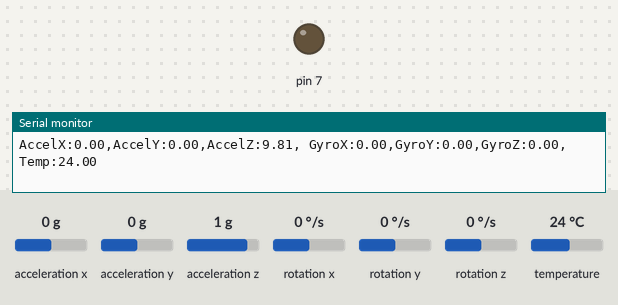
Simulated run of this sketch. Board: Arduino Leonardo, built with avr-gcc and run on an emulated ATmega32U4. Shown: output pins drawn as LEDs (lit = HIGH), the last lines printed to the serial monitor. The inputs (shaded band) are chosen by the test bench; at power-on: temperature 24 °C, acceleration x 0 g, acceleration y 0 g, acceleration z 1 g, rotation x 0 °/s, rotation y 0 °/s, rotation z 0 °/s. The local clock reads 2024-03-15 10:24:30 at power-on unless the sketch sets it.

Above: at 2.3 s.
2.4 s: temperature set to 27.2 °C
3.9 s: temperature set to 28.6 °C
At 5.2 s:
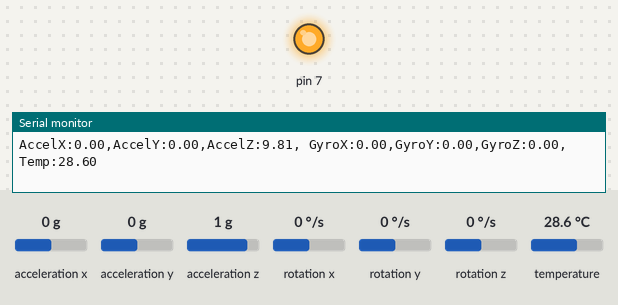
5.5 s: temperature set to 12 °C
At 6.6 s:
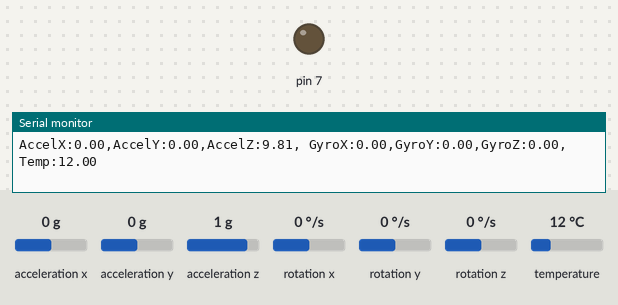
7.1 s: temperature set to 33 °C
At 7.8 s:
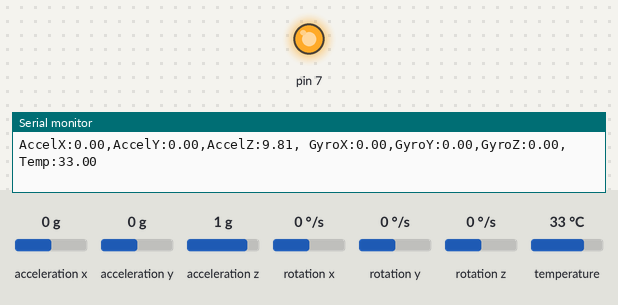
Timing chart, 0 to 9.7 s (numbered marks = the images above; inputs shaded):
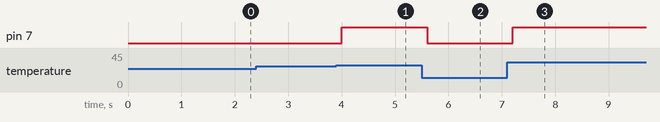

The sketch:

DevelopmentBoardBaseCode.ino
```cpp
// Basic demo for accelerometer readings from Adafruit MPU6050

#include <Adafruit_MPU6050.h>
#include <Adafruit_Sensor.h>
#include <Wire.h>
#include <RTClib.h>
RTC_DS1307 rtc;
char t[32];

Adafruit_MPU6050 mpu;

void setup(void) {
  pinMode(7, OUTPUT);
  Serial.begin(115200);
  Wire.begin();
  rtc.begin();
  DateTime now = rtc.now();
  Serial.println("--------------------------------------------");
  Serial.println("        Starting development board!         ");
  sprintf(t, "%02d:%02d:%02d %02d/%02d/%02d", now.hour(), now.minute(), now.second(), now.day(), now.month(), now.year());
  Serial.print(F("     Date/Time: "));
  Serial.println(t);
  Serial.println("--------------------------------------------");
  delay(1000);
  while (!Serial) {
    delay(10); // will pause Zero, Leonardo, etc until serial console opens
  }

  // Try to initialize!
  if (!mpu.begin(0x69)) {
    Serial.println("Failed to find MPU6050 chip");
    while (1) {
      delay(10);
    }
  }

  mpu.setAccelerometerRange(MPU6050_RANGE_16_G);
  mpu.setGyroRange(MPU6050_RANGE_250_DEG);
  mpu.setFilterBandwidth(MPU6050_BAND_21_HZ);
  Serial.println("");
  delay(100);
}

void loop() {

  /* Get new sensor events with the readings */
  sensors_event_t a, g, temp;
  mpu.getEvent(&a, &g, &temp);

  /* Print out the values */
  Serial.print("AccelX:");
  Serial.print(a.acceleration.x);
  Serial.print(",");
  Serial.print("AccelY:");
  Serial.print(a.acceleration.y);
  Serial.print(",");
  Serial.print("AccelZ:");
  Serial.print(a.acceleration.z);
  Serial.print(", ");
  Serial.print("GyroX:");
  Serial.print(g.gyro.x);
  Serial.print(",");
  Serial.print("GyroY:");
  Serial.print(g.gyro.y);
  Serial.print(",");
  Serial.print("GyroZ:");
  Serial.print(g.gyro.z);
  Serial.print(",");
  Serial.print("Temp:");
  Serial.print(temp.temperature);
  Serial.println("");
  if(temp.temperature > 28){
    digitalWrite(7, HIGH);
  } else {
    digitalWrite(7, LOW);
  }

  delay(100);
}
```

Measured:
- the behaviour switches between 28 and 28.1 °C on temperature (found by bisection; images 0 and 1)
- after the input at 3.9 s, pin 7: LOW → HIGH after 0.10 s
- after the input at 5.5 s, pin 7: HIGH → LOW after 0.10 s
- after the input at 7.1 s, pin 7: LOW → HIGH after 0.10 s
